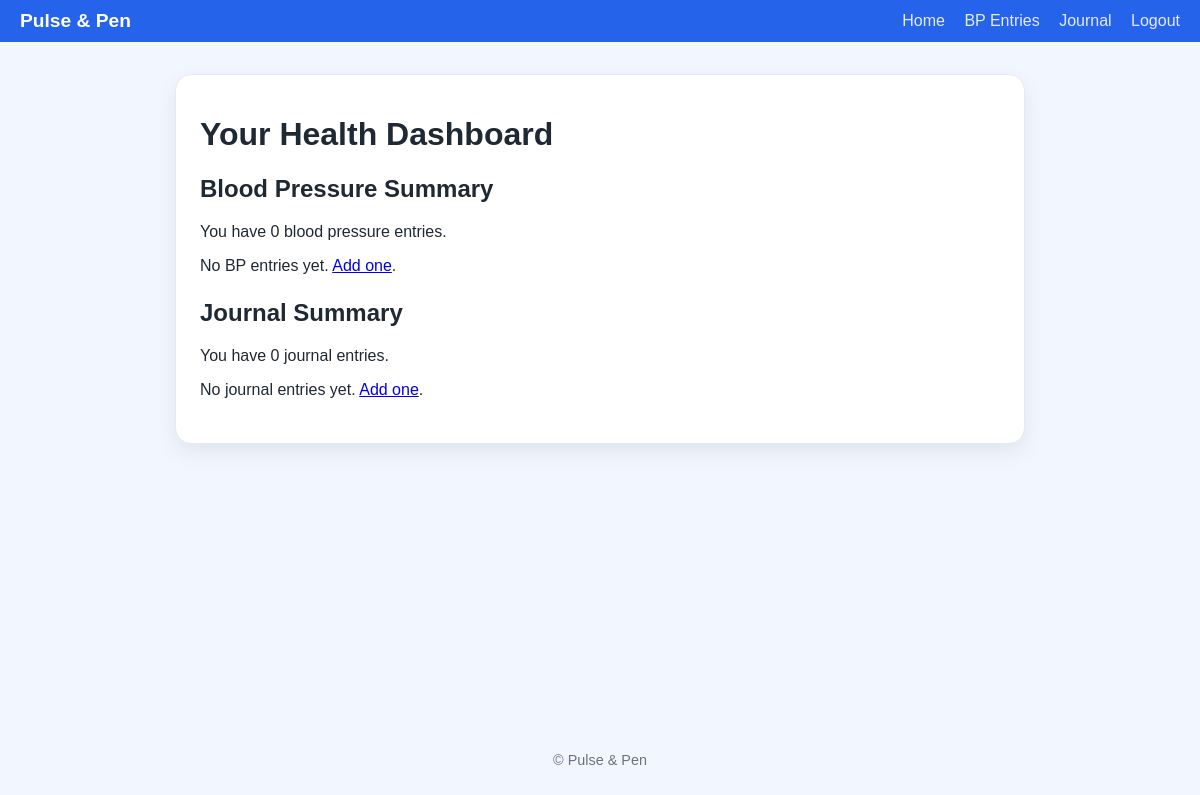
The page /dashboard/ (signed in) on the database as committed earlier.
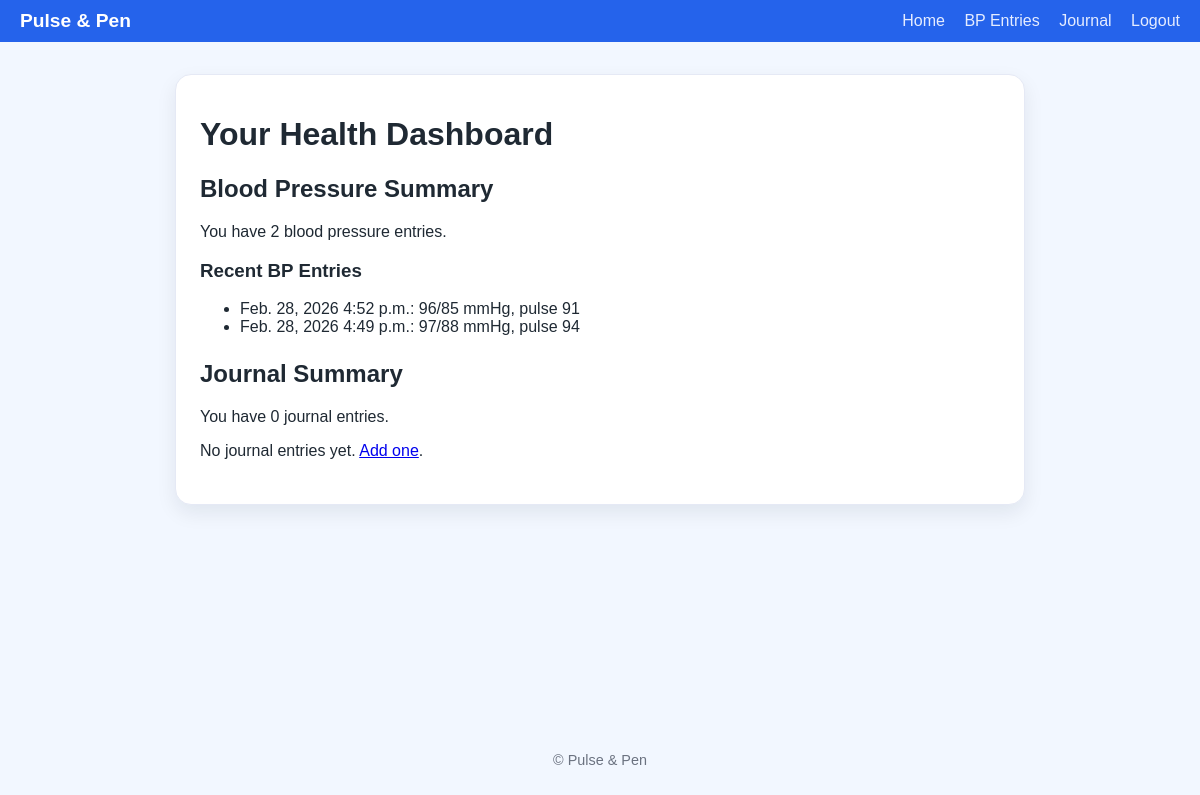
The same page on the database as committed later.
### heartline/models.py (models this page shows, shortened)
class BPEntry(models.Model):
    user = models.ForeignKey(User, on_delete=models.CASCADE)
    date = models.DateField()
    time = models.TimeField()
    systolic = models.IntegerField()
    diastolic = models.IntegerField()
    pulse = models.IntegerField()
    note = models.TextField(blank=True, null=True)

### heartline/views.py (the view)
# urls.py: path('dashboard/', DashboardView.as_view(), name='dashboard'),
class DashboardView(LoginRequiredMixin, TemplateView):
    template_name = 'heartline/dashboard.html'
    login_url = 'login'
    def get_context_data(self, **kwargs):
        context = super().get_context_data(**kwargs)
        user = self.request.user
        bp_qs = BPEntry.objects.filter(user=user).order_by('-date', '-time')
        context['bp_count'] = bp_qs.count()
        context['recent_bp_entries'] = bp_qs[:5]
        journal_qs = JournalEntry.objects.filter(user=user).order_by('-date')
        context['journal_count'] = journal_qs.count()
        context['recent_journal_entries'] = journal_qs[:5]
        return context

### heartline/templates/heartline/dashboard.html
{% extends 'heartline/base.html' %}
{% block content %}
    <h1 class="auth-title">Your Health Dashboard</h1>
    <section class="container-section">
        <h2>Blood Pressure Summary</h2>
        <p>You have {{ bp_count }} blood pressure entries.</p>
        {% if recent_bp_entries %}
            <h3>Recent BP Entries</h3>
            <ul>
                {% for entry in recent_bp_entries %}
                    <li>
                        {{ entry.date }} {{ entry.time }}:
                        {{ entry.systolic }}/{{ entry.diastolic }} mmHg, pulse {{ entry.pulse }}
                    </li>
                {% endfor %}
            </ul>
        {% else %}
            <p>No BP entries yet. <a href="{% url 'bpentry-create' %}">Add one</a>.</p>
        {% endif %}
    </section>
    <section class="container-section" style="margin-top: 24px;">
        <h2>Journal Summary</h2>
        <p>You have {{ journal_count }} journal entries.</p>
        {% if recent_journal_entries %}
            <h3>Recent Journal Entries</h3>
            <ul>
                {% for entry in recent_journal_entries %}
                    <li>
                        {{ entry.date }} –
                        {% if entry.sleep_hours %}Sleep: {{ entry.sleep_hours }}h{% endif %}
                        {% if entry.mood_stress_level %} | Mood/Stress: {{ entry.mood_stress_level }}{% endif %}
                    </li>
                {% endfor %}
            </ul>
        {% else %}
            <p>No journal entries yet. <a href="{% url 'journalentry-create' %}">Add one</a>.</p>
        {% endif %}
    </section>
{% endblock %}

Rows that differ between the two databases and show on the page:
added BPEntry: date "Feb. 28, 2026", time "4:52 p.m.", systolic "96", diastolic "85", pulse "91"
added BPEntry: date "Feb. 28, 2026", time "4:49 p.m.", systolic "97", diastolic "88", pulse "94"
Other text that changed with them:
{{ bp_count }}: "0" → "2"
text no longer shown: "No BP entries yet. Add one ."
text now shown: "Recent BP Entries"
